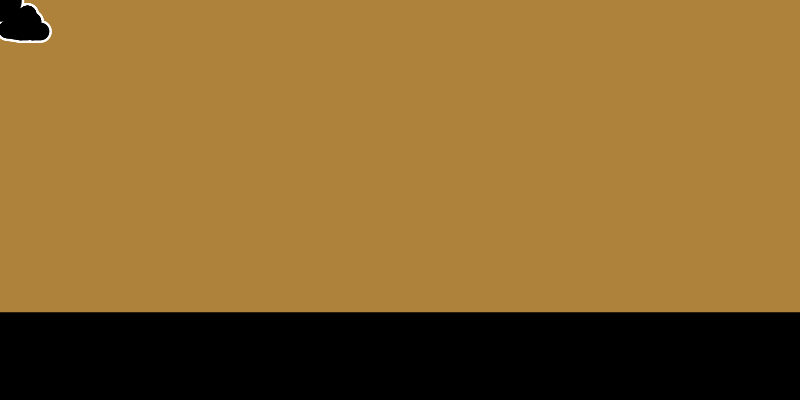
Frame 1 (no input)
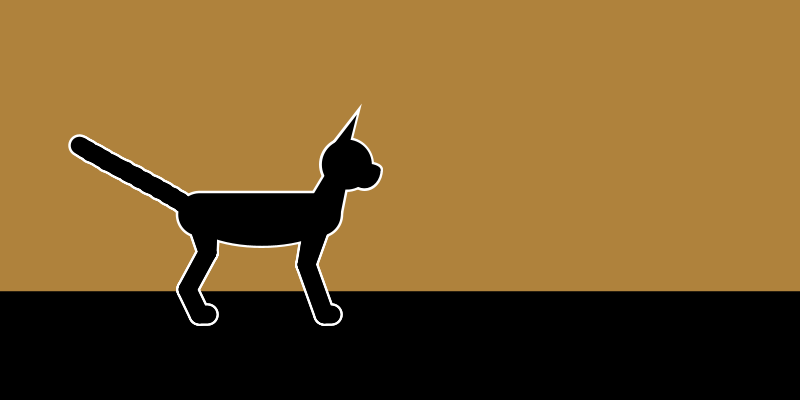
Frame 60 (the mouse pressed at the canvas centre just before this capture)
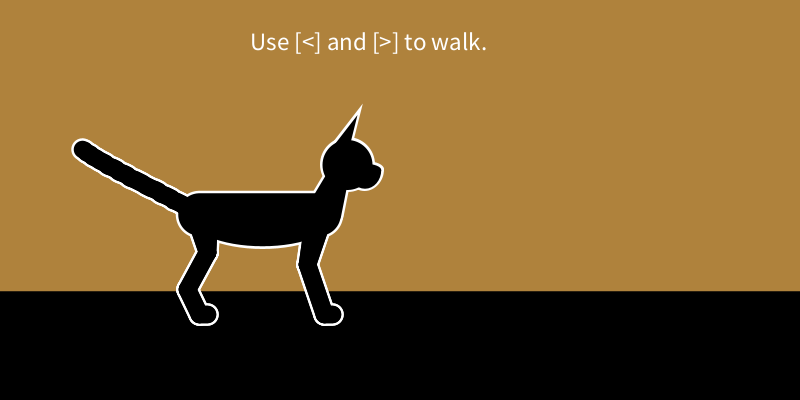
Frame 120 (the mouse held since frame 60 and released just before this capture)

The Processing sketch that drew these frames (run headless with seeded random() and noise(); from frame 60 on, the mouse is pressed at the canvas centre):

// Processing sketch: processing_186921
// ── processing_186921.pde

Leg lefty, righty, lefty2, righty2;

float theGround;

float dir;

float easing = .1;

float scaled;

float ranVal;

float posX, posY;

float bodyLength = 250;

int dd = 1;



Arm[] segments = new Arm[55];



void setup(){
  //size of sketch, initial bgcolor
  size(800,400);
//  background(100,0,200);
  
   for(int i = 0; i < segments.length; i++){

    segments[i] = new Arm(width/2,height/2,45-(i/3));
  
  }
  
  theGround = height+height/2;
  
  posX = -width/2;
  
  posY = theGround;
  


  lefty = new Leg(posX,posY,0,theGround,25);
  righty = new Leg(posX,posY,PI,theGround,0);
  
  lefty2 = new Leg(posX-bodyLength,posY,0-(PI/4),theGround,25);
  righty2 = new Leg(posX-bodyLength,posY,PI-(PI/4),theGround,0);
  
  dir = .05;
  ranVal = random(.1,.3);
  
  scaled = random(.9,1.1);
   
  textSize(25);
   
}

void draw(){
  

 pushMatrix(); 
  
  scale(-.5,.5);
 // scale(.5);  
  

  background(175,130,60);
  fill(0);
  rect(0,theGround+25,-9999,999);
  
 

  
float mp = 1.125;
  
 
 
  float hipx = (lefty.fx + righty.fx) / 2;
  float hipy = (lefty.fy + righty.fy) / 2;
  
  float hipx2 = (lefty2.fx + righty2.fx) / 2;
  float hipy2 = (lefty2.fy + righty2.fy) / 2;
  
  
  
  
    
    if(keyPressed && (key == CODED)){
    
       easing = .075;
      
  lefty.update(posX);
  righty.update(posX);
 ///////////////////////////


  
   if(keyCode == LEFT){
     
     dd = -1;
 lefty.speed = .1;
 lefty.a2speed = .1;
 righty.speed = .1;
 righty.a2speed = .1;
 
  lefty.a2offsetx = lefty.x;
  righty.a2offsetx = righty.x;

 lefty2.a2offsetx = lefty2.x;
 righty2.a2offsetx = righty2.x; 

 
 lefty2.speed = .1;
 lefty2.a2speed = .1;
 righty2.speed = .1;
 righty2.a2speed = .1;
 
 posX+=5;
 
   lefty2.update(posX+bodyLength);
  righty2.update(posX+bodyLength);
    }
   if(keyCode == RIGHT){
     
     dd = 1;
 lefty.speed = -.1;
 lefty.a2speed = -.1;
 righty.speed = -.1;
 righty.a2speed = -.1;
 
 lefty.a2offsetx = lefty.x;
 righty.a2offsetx = righty.x;
 
 
 
 lefty2.speed = -.1;
 lefty2.a2speed = -.1;
 righty2.speed = -.1;
 righty2.a2speed = -.1;
 
 posX-=5;
 
    lefty2.update(posX-bodyLength);
  righty2.update(posX-bodyLength);
    }
  
  
    }else{
      
       easing = .1;
       
       
 
 lefty.stand(posX);
 righty.stand(posX);
 
 lefty2.stand(posX-bodyLength);
 righty2.stand(posX-bodyLength);
    }
 




fill(0);
stroke(255);
strokeWeight(45); 
lefty.display(dd,2);

righty.display(dd,2);

lefty2.display(dd,1);

righty2.display(dd,1);

//////////////////////  
 
 for(int i = 0; i < segments.length; i++){

    if(i > 1){
     float px = segments[i-1].folX;
     float py = segments[i-1].folY;    
     segments[i].update(px,py);     
    }else{
     segments[i].update(hipx,hipy);
    } 

  }
  
  
  for(int i = 0; i < segments.length; i++){
  segments[i].display(0,0);  //visual
  }
 
 
  
line(lefty.fx,lefty.fy,righty.fx,righty.fy);
  
ellipse(hipx,hipy,25,25); 
//line(lefty.fx,lefty.fy,hipx,hipy-50);
//line(righty.fx,righty.fy,hipx,hipy-50);


line(lefty2.fx,lefty2.fy,righty2.fx,righty2.fy);  
//ellipse(hipx2,hipy2,45,45);
//line(lefty2.fx,lefty2.fy,hipx2,hipy-50);
//line(righty2.fx,righty2.fy,hipx2,hipy-50);

line(hipx2,hipy2,hipx2-(35*dd),hipy2-100);
line(hipx2+(25*dd),hipy2,hipx2-(35*dd),hipy2-100);
line(hipx2-(15*dd),hipy2,hipx2-(35*dd),hipy2-100);
strokeWeight(10);

//ellipse(hipx2+(25*dd),hipy2-15,100,75);

ellipse(hipx2-(45*dd),hipy2-100,100,100);
arc(hipx2-(80*dd),hipy2-90,65,75,radians(0),radians(180));
ellipse(hipx2-(80*dd),hipy2-90,65,25);

triangle(hipx2-(45*dd),hipy2-120,hipx2-(65*dd),hipy2-200,hipx2-(3*dd),hipy2-120);
//triangle(hipx2-(65*dd),hipy2-120,hipx2-(75*dd),hipy2-190,hipx2,hipy2-120);


arc((hipx2+hipx)/2,(hipy2+hipy)/2,abs(hipx-hipx2)*1.2,125,radians(0),radians(180));



strokeWeight(95);
line(hipx,hipy,hipx2+(dd*10),hipy2); 

//////////////////////////////////////////////////////////////


stroke(0);
strokeWeight(35); 
lefty.display(dd,2);

righty.display(dd,2);

lefty2.display(dd,1);

righty2.display(dd,1);



//////////////////////  
 
 
    for(int i = 0; i < segments.length; i++){
  segments[i].display(0,0);  //visual
  }
 
 
  
line(lefty.fx,lefty.fy,righty.fx,righty.fy);
  
ellipse(hipx,hipy,25,25); 
//line(lefty.fx,lefty.fy,hipx,hipy-50);
//line(righty.fx,righty.fy,hipx,hipy-50);


line(lefty2.fx,lefty2.fy,righty2.fx,righty2.fy);  
//ellipse(hipx2,hipy2,45,45);
//line(lefty2.fx,lefty2.fy,hipx2,hipy-50);
//line(righty2.fx,righty2.fy,hipx2,hipy-50);

line(hipx2,hipy2,hipx2-(35*dd),hipy2-100);
line(hipx2+(25*dd),hipy2,hipx2-(35*dd),hipy2-100);
line(hipx2-(15*dd),hipy2,hipx2-(35*dd),hipy2-100);


noStroke();

//ellipse(hipx2+(25*dd),hipy2-15,100,75);

ellipse(hipx2-(45*dd),hipy2-100,100,100);
arc(hipx2-(80*dd),hipy2-90,65,75,radians(0),radians(180));
ellipse(hipx2-(80*dd),hipy2-90,65,25);

triangle(hipx2-(45*dd),hipy2-120,hipx2-(65*dd),hipy2-200,hipx2-(3*dd),hipy2-120);
//triangle(hipx2-(65*dd),hipy2-120,hipx2-(75*dd),hipy2-190,hipx2,hipy2-120);

arc((hipx2+hipx)/2,(hipy2+hipy)/2,abs(hipx-hipx2)*1.2,125,radians(0),radians(180));

stroke(0);
strokeWeight(85);
line(hipx,hipy,hipx2+(dd*10),hipy2); 
 
 
  popMatrix();

if(mousePressed){
  fill(255);  
  text("Use [<] and [>] to walk.",(width/2)-150,height/8);
}
  
  fill(0);


}

class Arm{
  
  PVector loc = new PVector();
  float a = 5;
  
  float sinAngle = 0.0;
  
  float cX;
  float cY;
  float cX2;
  float cY2;

  float plo = 0;
  float ploCol;
  
  float folX;
  float folY;
  float easing = .75;
  
  float radius;
  
  float wave;

  
  Arm(float tx, float ty, float tr){
    
    loc.x = tx;
    loc.y = ty;
    radius=tr;
    
  }
  
  void update(float tx, float ty){
     
    loc.x = tx;
    loc.y = ty;
    
    float sinval = sin(sinAngle);  
    
    
    if(dd==-1){
    wave = map(sinval, -1, 3, -width, width);
    }else{
    wave = map(sinval, 3, -1, -width, width);
    }
    
    
    sinAngle += .1;
    
    float angle = atan2(-height,wave);
    cX = (a * cos(angle)) + loc.x;
    cY = (a * sin(angle)) + loc.y;
    
    folX += (cX - folX) * easing;
    folY += (cY - folY) * easing;
    
    
  }
  
  void display(int c, int l){
    

    line(loc.x,loc.y,folX,folY);

  }
  
}
class Leg{
float angle = 0.0; 
float offsetx; 
float offsety; 
float scalarx = 60; 
float scalary = 30;
float speed = 0.05;

float a2angle = 0.0; 
float a2offsetx; 
float a2offsety; 
float a2scalarx = 90; 
float a2scalary = 110;
float a2speed = 0.05;

float ground;

float x,y;

float my = 0;

int counter = 0;

float xcheck1,xcheck2;

float x2,y2,a2x2,a2y2;

float xtravel;

float fx,fy,fx2,fy2,fa2x2,fmy;

int c;
  
 Leg(float tx, float ty, float a,float g, int tc){
   
   c = tc;
   
   angle=a;
   a2angle=a;
   
   x = tx;
   y = ty-height;
  
  offsetx = tx;
  offsety = ty-100;
  
  a2offsetx = tx;
  a2offsety = ty+100;
  
  ground = g;
 
 } 
  
  void update(float tx){
    
    
   x = tx;
  
  offsetx = tx;
  
  a2offsetx = tx;
    
    /////////
    
   x2 = offsetx + cos(angle) * scalarx;  
   y2 = offsety + sin(angle) * scalary;  
   angle += speed; 
  
  /////////////////////////////////////
  
    a2x2 = a2offsetx + cos(a2angle) * a2scalarx;  
   a2y2 = a2offsety + sin(a2angle) * a2scalary;  
   a2angle += a2speed; 
    
  ////////////////////////////////////
  
  float shin = dist(x2,y2,a2x2,a2y2);
  
  
  ///////////////////////////////////
  
  float d = dist(x,y,x2,y2);
  
  float d2 = dist(a2x2,a2y2,x2,y2);
  
  float m = 100-d;
  
  float m2 = 100-d2;
  
  float w = mouseX - pmouseX;
  

  
  if(a2y2 > y2){
   a2y2+=m2;
  }else{
   a2y2-=m2;
  }   
  
  if(y2 > y){
   y-=m;
  }else{
   y+=m;
  }
  
    my = a2y2;
  
  
  
  fx += (x - fx) * easing;
  fx2 += (x2 - fx2) * (easing);
  fa2x2 += (a2x2 - fa2x2) * (easing);
  
  fy += (y - fy) * easing;
  fy2 += (y2 - fy2) * (easing);
  fmy += (my - fmy) * easing;
  
  }
  
  
   void stand(float tx){
     
  
  
  
  
  
     
    
   x2 = offsetx + cos(PI/2) * scalarx;  
   y2 = offsety + sin(PI/2) * scalary;  
  // angle = PI/2; 
  
  /////////////////////////////////////
  
   a2x2 = a2offsetx + cos(PI/2) * a2scalarx;  
   a2y2 = a2offsety + sin(PI/2) * a2scalary;  
  // a2angle = PI/2; 
    
  ////////////////////////////////////
  
  float shin = dist(x2,y2,a2x2,a2y2);
 
   
  //a2scalary = map(shin,100,126,30,60);
  
  
  ///////////////////////////////////
  
  float d = dist(x,y,x2,y2);
  
  float d2 = dist(a2x2,a2y2,x2,y2);
  
  float m = 100-d;
  
  float m2 = 100-d2;
  
  float w = mouseX - pmouseX;
  
  if(a2y2 > y2){
   a2y2+=m2;
  }else{
   a2y2-=m2;
  }   
  
  if(y2 > y){
   y-=m;
  }else{
   y+=m;
  }
 

    
    my = a2y2;
 
  
  
  fx += (x - fx) * easing;
  fx2 += (x2 - fx2) * (easing);
  fa2x2 += (a2x2 - fa2x2) * (easing);
  
  fy += (y - fy) * easing;
  fy2 += (y2 - fy2) * (easing);
  fmy += (my - fmy) * easing;
  
  }
  
  
  void display(int d, int l){



//line(fx2+(25*d),fy2,fx,fy);
//line(fx2+(25*d),fy2,fa2x2,fmy);

  
if(l == 2){

float bendy = (fy2+fmy)/2;


line(fx2-(15*d),fy2-25,fx,fy);
line(fx2-(15*d),fy2-25,fx+(10*d),fy);
line(fx2-(15*d),fy2-25,fx-(20*d),fy);

line(fx2-(15*d),fy2-25,fx2+(25*d),bendy);
line(fx2+(25*d),bendy,fa2x2,fmy);

line(fa2x2,fmy,fa2x2-(15*d),fmy);

}

  
if(l == 1){


line(fx2+(35*d),fy2,fx,fy);

line(fx2+(35*d),fy2,fx+(20*d),fy);

line(fx2+(35*d),fy2,fa2x2,fmy);

line(fa2x2,fmy,fa2x2-(15*d),fmy);

}

  
  }
  
}
